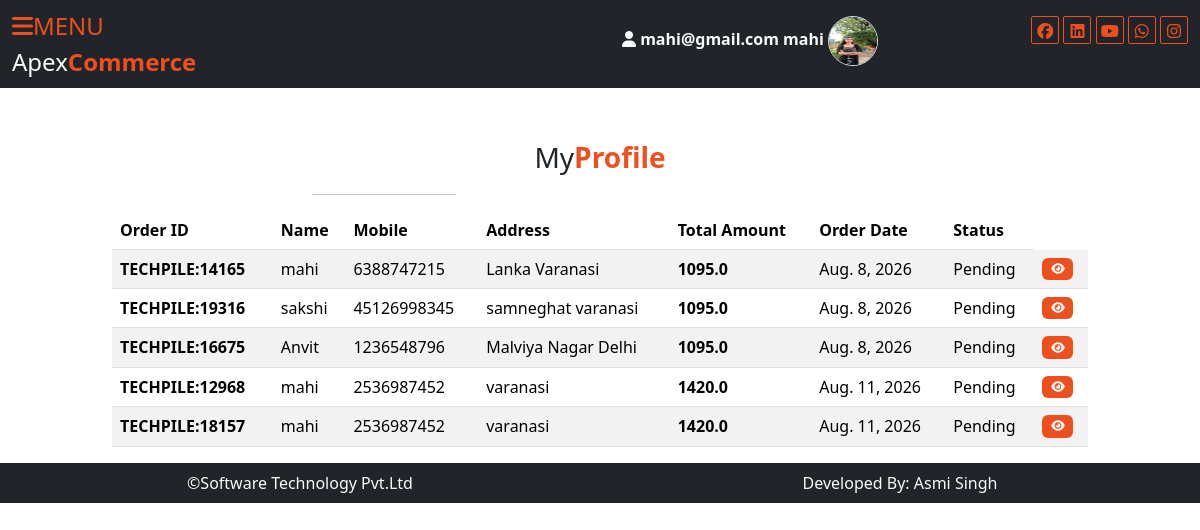
/customer/myorder/ (signed in), run on the app's committed database.
### user/models.py (models this page shows, shortened)
class tbl_order_info(models.Model):
    userid=models.CharField(max_length=100,null=True)
    orderid=models.CharField(max_length=100,null=True)
    name=models.CharField(max_length=50,null=True)
    mobile=models.CharField(max_length=15,null=True)
    address=models.TextField(null=True)
    status=models.CharField(max_length=100,default="Pending")
    total_amount=models.CharField(max_length=100,null=True)
    order_date=models.DateField(auto_now_add=True)

### customer/views.py (the view)
# urls.py: path("myorder/",views.myorder),
def myorder(request):
    user = request.session.get("email")
    data = ""
    if user:
        data = tbl_order_info.objects.all().filter(userid=user)
    return render(request, "customer/myorder.html", {"data": data})

### templates/customer/myorder.html (shortened to what this page needs)
{% extends 'base1.html' %}
{% load static %}
{% block xyz %}
<div class="row mt-5">
  <div class="col-sm-6 mx-auto fs-3 text-center">
     My<b class="text-color1">Profile</b>
     <hr class="w-25"/>
  </div>
</div>
<div class="row">
    <div class="col-sm-10 mx-auto">
        <table class="table table-striped table-hover">
  <thead>
    <tr>
      <th scope="col">Order ID</th>
      <th scope="col">Name</th>
      <th scope="col">Mobile</th>
      <th scope="col">Address</th>
      <th scope="col">Total Amount</th>
      <th scope="col">Order Date</th>
      <th scope="col">Status</th>
    </tr>
  </thead>
  <tbody>
    {% for x in data %}
    <tr>
      <th scope="row">{{x.orderid}}</th>
      <td>{{x.name}}</td>
      <td>{{x.mobile}}</td>
      <td>{{x.address}}</td>
      <td><b>{{x.total_amount}}</b></td>
      <td>{{x.order_date}}</td>
      <td>{{x.status}}</td>
      <td>
        <a href="/customer/orderdetail/{{x.orderid}}/" class="btn badge text-decoration-none bg-color1"><i class="fa-solid fa-eye"></i></a>
      </td>
    </tr>
    {% endfor %}
  </tbody>
</table>
    </div>
</div>
{%endblock%}

### templates/base1.html (style rules this page uses)
.bg-color1 { background:#ee4f1e; }
.text-color1 { color:#ee4f1e }

### data on the page
tbl_order_info: orderid "TECHPILE:14165", name "mahi", mobile "6388747215", address "Lanka Varanasi", total_amount "1095.0", order_date "Aug. 8, 2026", status "Pending"
tbl_order_info: orderid "TECHPILE:19316", name "sakshi", mobile "45126998345", address "samneghat varanasi", total_amount "1095.0", order_date "Aug. 8, 2026", status "Pending"
tbl_order_info: orderid "TECHPILE:16675", name "Anvit", mobile "1236548796", address "Malviya Nagar Delhi", total_amount "1095.0", order_date "Aug. 8, 2026", status "Pending"
tbl_order_info: orderid "TECHPILE:12968", name "mahi", mobile "2536987452", address "varanasi", total_amount "1420.0", order_date "Aug. 11, 2026", status "Pending"
tbl_order_info: orderid "TECHPILE:18157", name "mahi", mobile "2536987452", address "varanasi", total_amount "1420.0", order_date "Aug. 11, 2026", status "Pending"

### other printed values
{{ request.session.email }} "mahi@gmail.com"
{{ request.session.uname }} "mahi"
